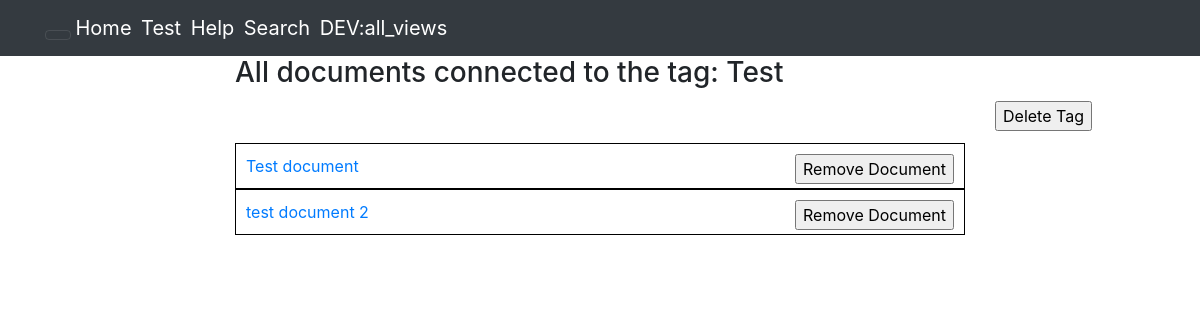
Before: /notesfromxml/displaytag/Test/ with the older database file.
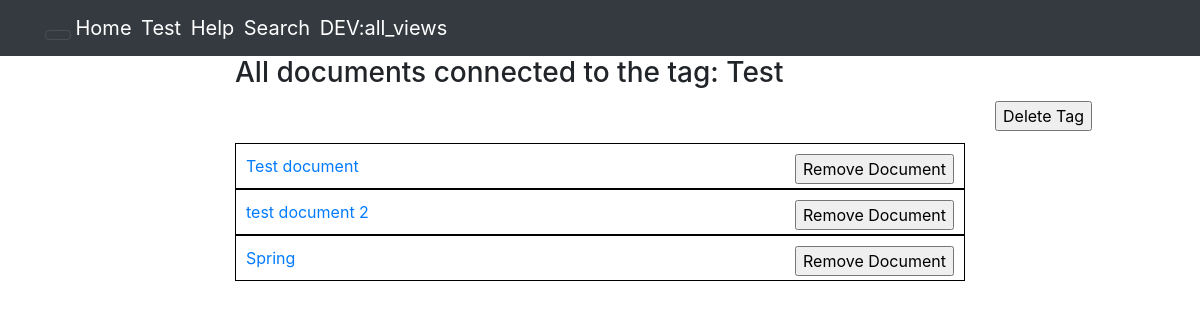
After: the same page with the newer database file.
### notesfromxml/models.py (models this page shows, shortened)
class Tag(models.Model):
    tag_name = models.TextField()

class Tagmap(models.Model):
    tag = models.ForeignKey(
        'Tag',
        on_delete=models.CASCADE
    )
    document = models.ForeignKey(
        'Document',
        on_delete=models.CASCADE
    )

class Document(models.Model):
    document_name = models.TextField()
    document_text = models.TextField()
    document_image = models.ImageField(blank=True)  # This allows only 1 image for each document.

### notesfromxml/views.py (the view)
# urls.py: path('displaytag/<str:tag_name>/', views.display_tag, name='display_tag'),
def display_tag(request, tag_name):
    tag = Tag.objects.get(tag_name=tag_name)
    return render(request, 'notesfromxml/display-tag.html', {'tag': tag})

### notesfromxml/templates/notesfromxml/display-tag.html (shortened to what this page needs)
{% extends 'notesfromxml/base.html' %}
{% load static %}
{%  block head_css_page %}
    <link rel="stylesheet" type="text/css" href="{% static 'notesfromxml/css/display-tag.css' %}" />
 {% endblock head_css_page %}
{% block content %}
<div class="container">
    <div class="row">
        <div class="col-sm-2">
        </div>
        <div class="col-sm-8">
            <h3>All documents connected to the tag: {{ tag.tag_name}}</h3>
            <div class="view_all_docs_in_tag_wrapper">
                {% for mapset in tag.tagmap_set.all %}
                    <div class="view_single_doc_in_tag_wrapper">
                        <a href="{% url 'notesfromxml:display_doc' mapset.document.document_name %}">{{ mapset.document.document_name }}</a>
                        <div class="container_remove_document">
                            <form action="{% url 'notesfromxml:remove' mapset.document.document_name %}" method="post">
                                <div>
                                    <input type="submit" value="Remove Document"/>
                                </div>
                            </form>
                        </div>
                    </div>
                {% endfor %}
            </div>
        </div>
        <div class="col-sm-2">
            <div id="id_div_container_delete_tag">
                <form action="{% url 'notesfromxml:delete' tag.tag_name %}" method="post">
                        <div>
                            <input type="submit" value="Delete Tag"/>
                        </div>
                </form>
            </div>
        </div>
    </div>
</div>
{% endblock content %}

### notesfromxml/templates/notesfromxml/base.html (shortened to what this page needs)
<!DOCTYPE html>
<html lang="en">
<head>
    {% load static %}
    {% block head_css %}
        {% block head_css_site %}
            <link rel="stylesheet" href="https://stackpath.bootstrapcdn.com/bootstrap/4.1.0/css/bootstrap.min.css"
 media="screen"/>
            <link href="{% static 'notesfromxml/css/base.css' %}" rel="stylesheet" media="screen">
        {% endblock head_css_site %}
        {% block head_css_page %}{% endblock head_css_page %}
    {% endblock head_css %}
</head>
<body>
    <header>
        <div class="navbar navbar-dark navbar-static-top bg-dark
            {% block nav-style %}{% endblock %}">
            <div class="container p-none">
                <div class="navbar-header">
                    <button type="button" class="navbar-toggler"
                            data-toggle="collapse"
                            data-target=".navbar-collapse">
                    </button>
                    <a class="navbar-brand navbar-custom-btn" href={% url 'notesfromxml:index' %}>Home</a>
                    <a class="navbar-brand navbar-custom-btn" href={% url 'notesfromxml:display_tests' %}>Test</a>
                    <a class="navbar-brand navbar-custom-btn" href={% url 'notesfromxml:display_help' %}>Help</a>
                    <a class="navbar-brand navbar-custom-btn" href={% url 'notesfromxml:doc_by_tag' %}>Search</a>
                    <a class="navbar-brand navbar-custom-btn" href={% url 'notesfromxml:show_views' %}>DEV:all_views</a>
                </div>
            </div>
        </div>
    </header>
    <div id="site-wrapper">
        {% block content %}{% endblock content %}
    </div>
    {% block footer_javascript %}
        {% block footer_javascript_site %}
            <link rel="stylesheet" href="https://cdnjs.cloudflare.com/ajax/libs/prettify/r298/prettify.min.css">
            <link rel="stylesheet" href="//cdnjs.cloudflare.com/ajax/libs/highlight.js/9.12.0/styles/default.min.css">
        {% endblock footer_javascript_site %}
    {% endblock footer_javascript %}
</body>
</html>

### notesfromxml/static/notesfromxml/css/base.css (style rules this page uses)
.navbar-brand { margin-right: 5px; }

### notesfromxml/static/notesfromxml/css/display-tag.css (style rules this page uses)
.view_all_docs_in_tag_wrapper { padding-top: 45px; }
.view_single_doc_in_tag_wrapper { border: 1px solid black; padding: 10px; }
.container_remove_document { float: right; }
#id_div_container_delete_tag { margin-top: 45px; }

Changed rows visible on the page:
added Tagmap: document.document_name "Spring"
